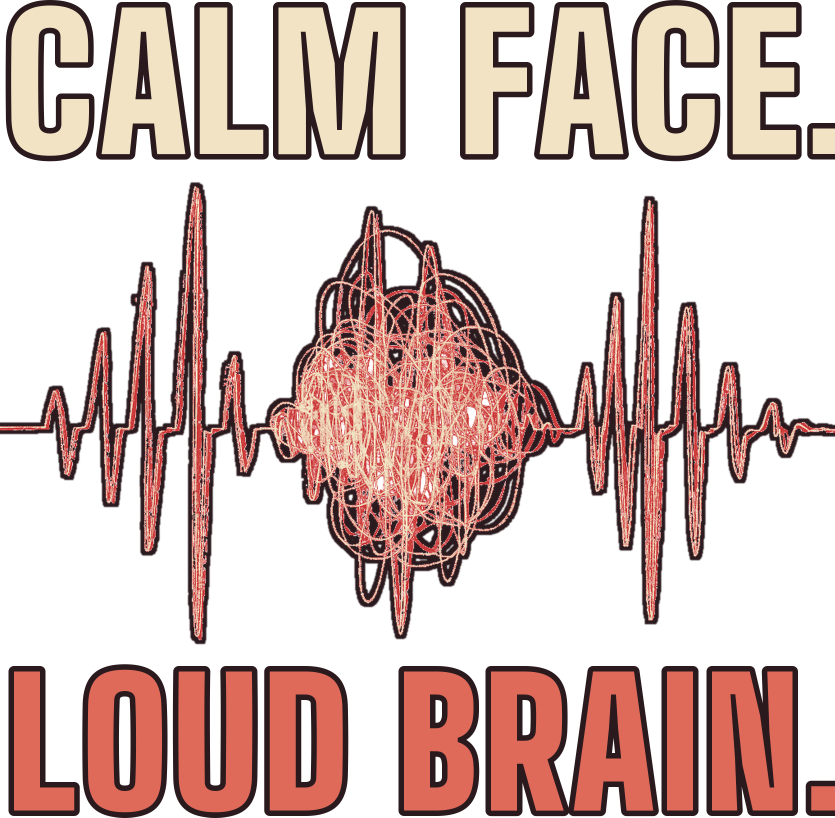
#> input picture designs/c895/src_print.png, 3338 x 3271 px, found by its file name (shown at 1/4 size)
$ python make.py
#> lines starting #> are read from the running program, lines starting #| are printed output that depends on the picture
import sys; sys.path.insert(0,'.')
from designs.lib import *
import numpy as np
im=Image.open('designs/c906/src_print.png').convert('RGBA'); a=im.crop((0,385,im.width,2963)); a=a.crop(a.getbbox())
#> further down, im is the input picture: PIL image 3338x3271 RGBA; mean R, G, B, A 74.6, 50.8, 46, 114.9
n=np.array(a).astype(int); r,g,b,al=[n[:,:,i] for i in range(4)]
#> after `r, g, b, al = [n[:, :, i] for i in range(4)]`:
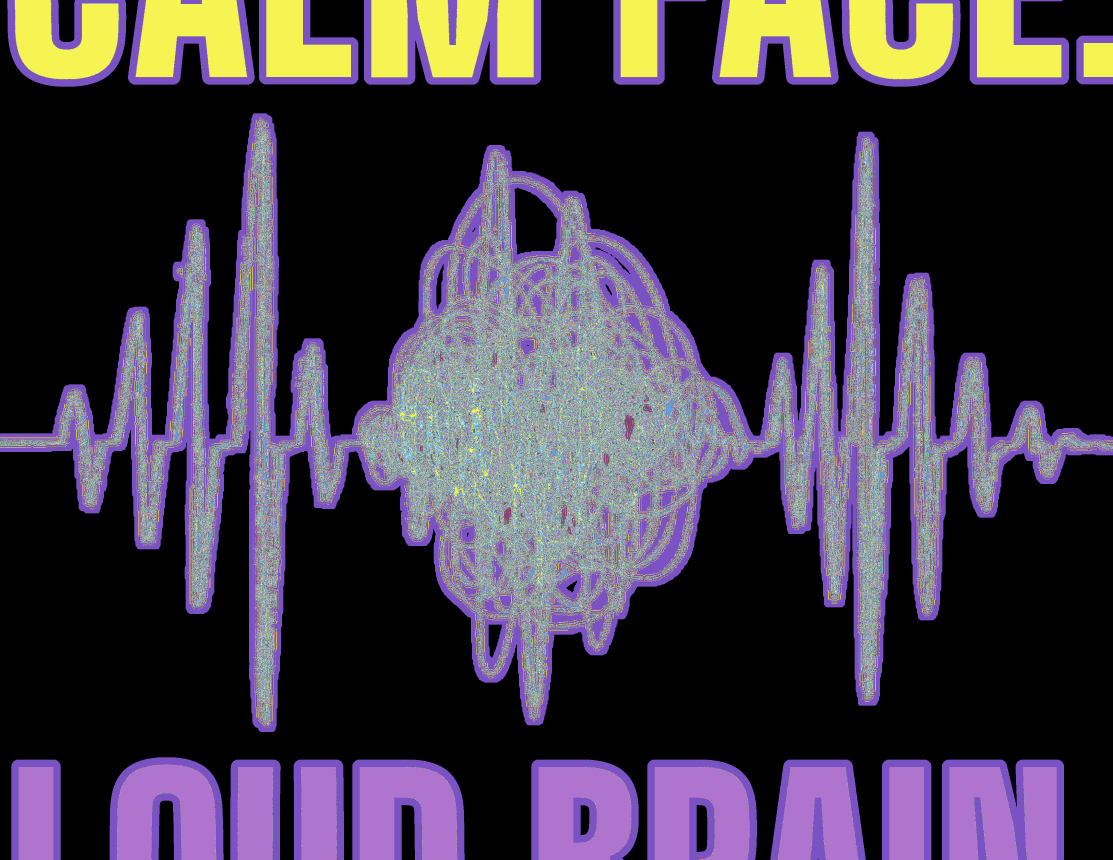
#> r: shape (2578, 3338) int64 (shown at 1/3 size); 218 distinct labels, from 0 to 255; one colour per label, 0 black
#> after `r, g, b, al = [n[:, :, i] for i in range(4)]`:
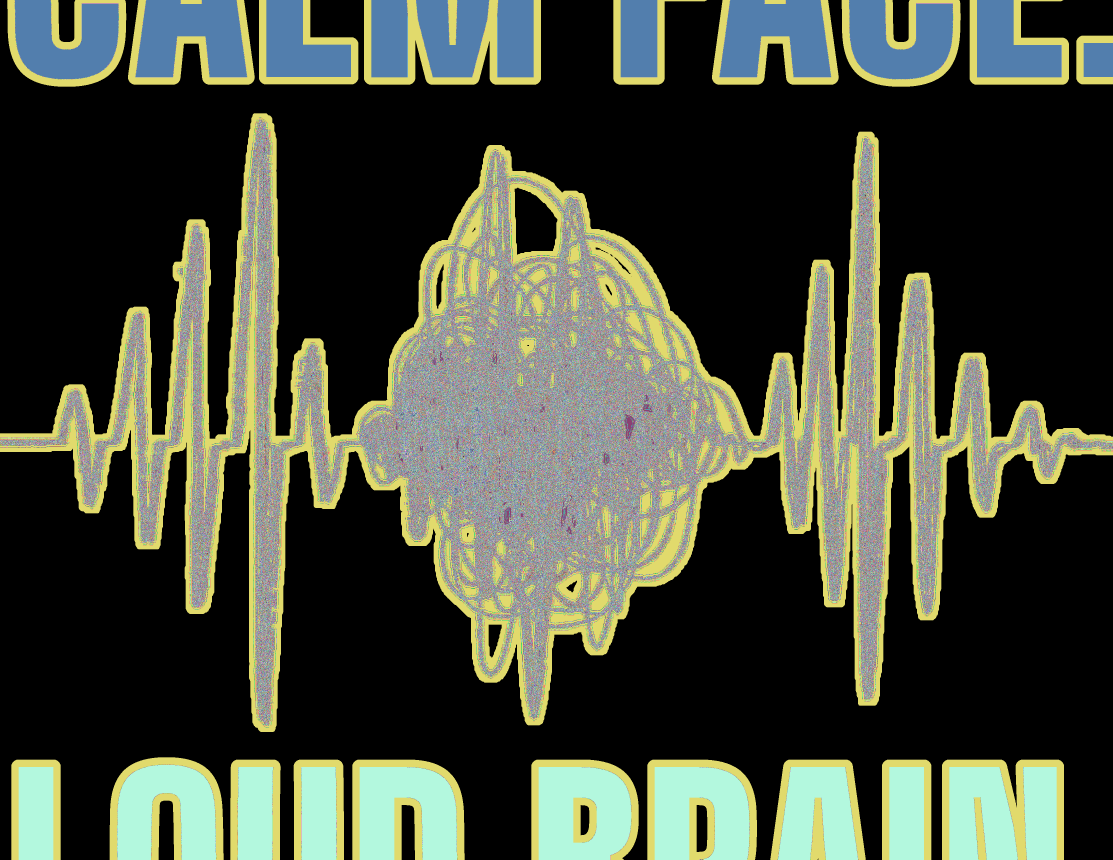
#> g: shape (2578, 3338) int64 (shown at 1/3 size); 256 distinct labels, from 0 to 255; one colour per label, 0 black
#> after `r, g, b, al = [n[:, :, i] for i in range(4)]`: b: shape (2578, 3338) int64; 256 distinct labels, from 0 to 255
#> after `r, g, b, al = [n[:, :, i] for i in range(4)]`:
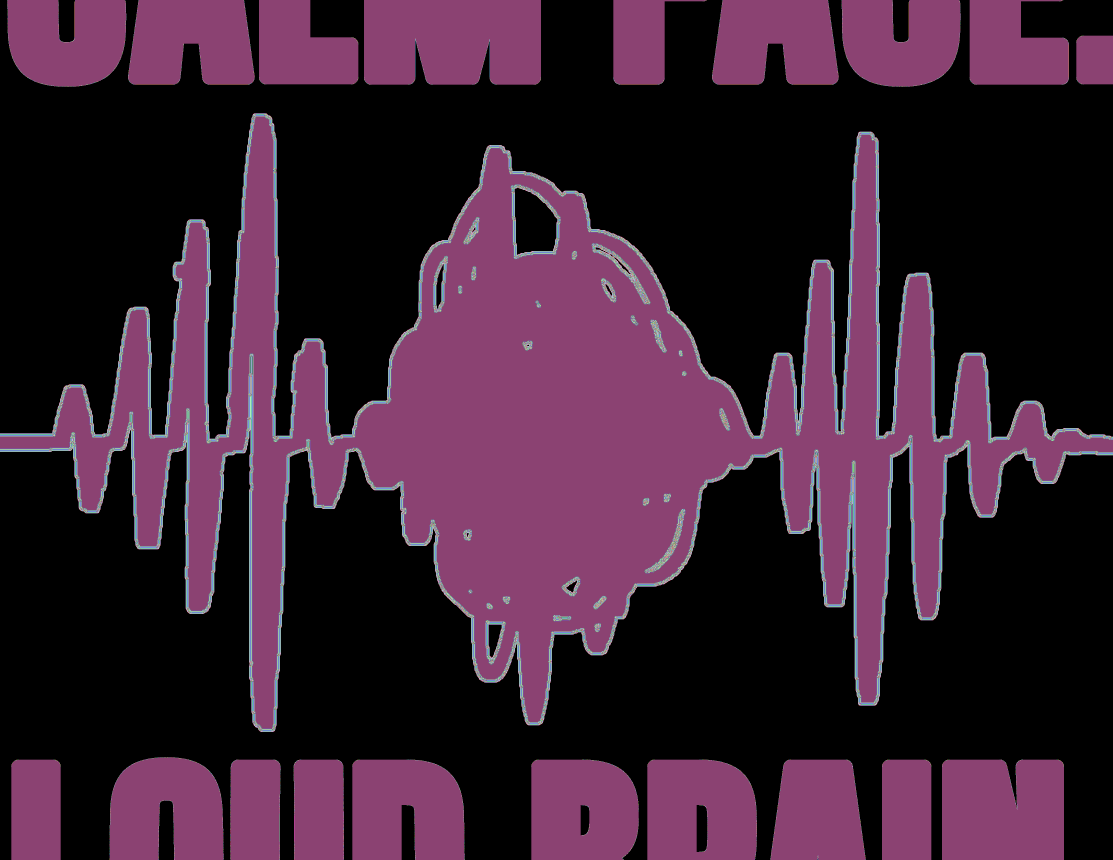
#> al: shape (2578, 3338) int64 (shown at 1/3 size); 256 distinct labels, from 0 to 255; one colour per label, 0 black
lum=(r*3+g*6+b)//10
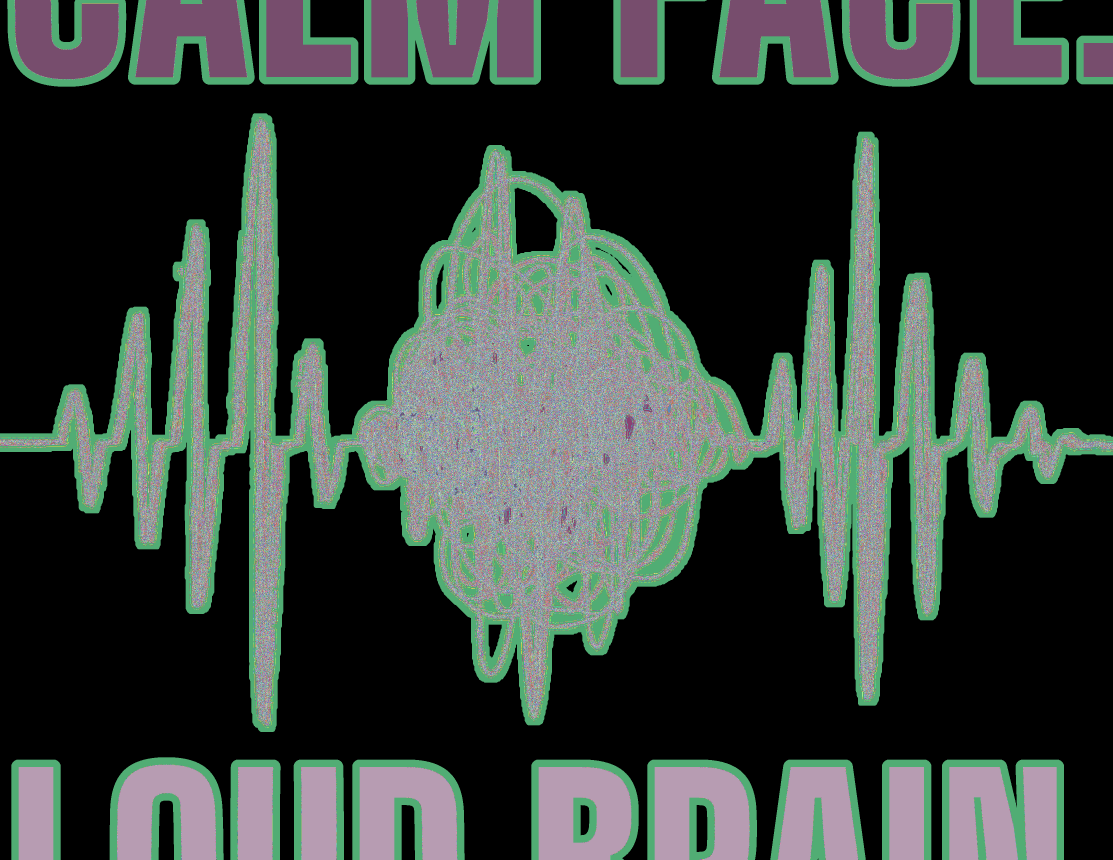
#> lum: shape (2578, 3338) int64 (shown at 1/3 size); 229 distinct labels, from 0 to 255; one colour per label, 0 black
navy=(al>40)&(b>r+8)&(lum<115)
#> navy: shape (2578, 3338) bool; every value is 0
m=n.copy(); m[navy,0]=240; m[navy,1]=228; m[navy,2]=200
light=Image.fromarray(m.astype('uint8'),'RGBA'); light.save('designs/c906/art_light.png'); a.save('designs/c906/art_dark.png')
#> (the run stopped early here; a loop or call above may not have finished)
